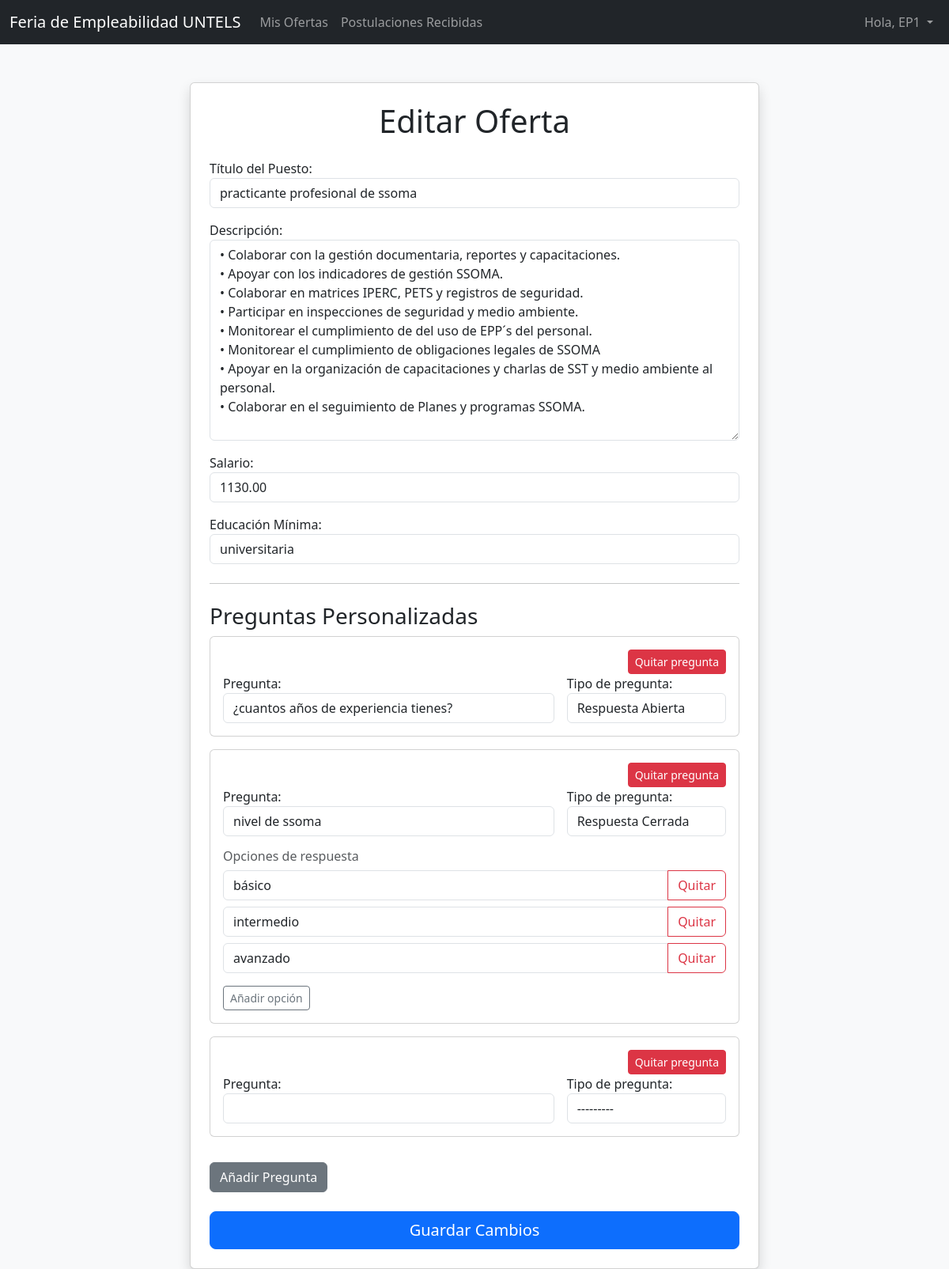
Page /jobs/edit/5/ (signed in) on the committed database.
### recruiter_app/models.py (models this page shows, shortened)
class CustomUser(AbstractUser):
    is_company = models.BooleanField(default=False)

class JobPosting(models.Model):
    recruiter = models.ForeignKey('recruiter_app.CustomUser', on_delete=models.CASCADE)
    title = models.CharField(max_length=200)
    description = models.TextField()
    salary = models.DecimalField(max_digits=10, decimal_places=2)
    min_education = models.CharField(max_length=100)
    created_at = models.DateTimeField(auto_now_add=True)

class QuestionOption(models.Model):
    question = models.ForeignKey(Question, on_delete=models.CASCADE, related_name='options')
    text = models.CharField(max_length=255)

### recruiter_app/views.py (the view)
# urls.py: path('jobs/edit/<int:job_id>/', views.edit_job_posting, name='edit_job_posting'),
@login_required
def edit_job_posting(request, job_id):
    job = get_object_or_404(JobPosting, id=job_id, recruiter=request.user)
    if request.method == 'POST':
        job_form = JobPostingForm(request.POST, instance=job)
        question_formset = QuestionFormSet(request.POST, prefix='questions', queryset=Question.objects.filter(job_posting=job))
        if job_form.is_valid() and question_formset.is_valid():
            job_form.save()
            for form_q in question_formset:
                if form_q.is_valid():
                    if form_q.cleaned_data.get('DELETE'):
                        if form_q.instance.pk: # Solo si ya existe en la BD
                            form_q.instance.delete()
                        continue # Pasa al siguiente formulario
                    if form_q.cleaned_data and form_q.has_changed():
                        question = form_q.save(commit=False)
                        question.job_posting = job
                        question.save() # <-- ¡PASO CLAVE! Guarda la pregunta para obtener un ID.
                        if question.question_type == 'closed':
                            options_text = request.POST.get(f'options_for_{form_q.prefix}', '')
                            question.options.all().delete()
                            if options_text:
                                for option_text in options_text.split('||'):
                                    if option_text.strip(): # Evita guardar opciones vacías
                                        QuestionOption.objects.create(question=question, text=option_text.strip())
            messages.success(request, 'La oferta se ha actualizado correctamente.')
            return redirect('list_jobs')
    else:
        job_form = JobPostingForm(instance=job)
        question_formset = QuestionFormSet(prefix='questions', queryset=job.questions.all())
    context = {
        'job_form': job_form,
        'question_formset': question_formset,
        'job': job
    }
    return render(request, 'recruiter_app/edit_job.html', context)

### recruiter_app/forms.py
class JobPostingForm(forms.ModelForm):
    class Meta:
        model = JobPosting
        fields = ['title', 'description', 'salary', 'min_education']
        labels = {
            'title': 'Título del Puesto',
            'description': 'Descripción',
            'salary': 'Salario',
            'min_education': 'Educación Mínima',
        }
        widgets = {
            'title': forms.TextInput(attrs={'class': 'form-control'}),
            'description': forms.Textarea(attrs={'class': 'form-control'}),
            'salary': forms.NumberInput(attrs={'class': 'form-control'}),
            'min_education': forms.TextInput(attrs={'class': 'form-control'}),
        }

### recruiter_app/templates/recruiter_app/edit_job.html (shortened to what this page needs)
{% extends 'base.html' %}
{% block content %}
<div class="container mt-5">
    <div class="row justify-content-center">
        <div class="col-md-8">
            <div class="card shadow p-4">
                <h1 class="card-title text-center mb-4">Editar Oferta</h1>
                <form method="post" enctype="multipart/form-data">
                    {{ job_form.as_p }}
                    <hr class="my-4">
                    <h3>Preguntas Personalizadas</h3>
                    <div id="questions-container">
                        {% for form_q in question_formset %}
                            <div class="card mb-3 p-3 question-form">
                                <div class="d-flex justify-content-end">
                                    <button type="button" class="btn btn-sm btn-danger remove-question">Quitar pregunta</button>
                                </div>
                                <div class="row g-3">
                                    <div class="col-md-8">
                                        {{ form_q.text.label_tag }}
                                        {{ form_q.text }}
                                    </div>
                                    <div class="col-md-4">
                                        {{ form_q.question_type.label_tag }}
                                        {{ form_q.question_type }}
                                    </div>
                                </div>
                                <div class="options-container mt-3" {% if form_q.question_type.value != 'closed' %}style="display:none;"{% endif %}>
                                    <h6 class="text-muted">Opciones de respuesta</h6>
                                    <div class="options-list">
                                        {% if form_q.instance.pk %}
                                            {% for option in form_q.instance.options.all %}
                                                <div class="input-group mb-2 option-input">
                                                    <input type="text" class="form-control" placeholder="Texto de la opción" value="{{ option.text }}" name="option_for_{{ form_q.prefix }}">
                                                    <button class="btn btn-outline-danger remove-option" type="button">Quitar</button>
                                                </div>
                                            {% endfor %}
                                        {% endif %}
                                    </div>
                                    <button type="button" class="btn btn-sm btn-outline-secondary add-option mt-2">Añadir opción</button>
                                </div>
                            </div>
                        {% endfor %}
                    </div>
                    <button type="button" id="add-question" class="btn btn-secondary mt-3">Añadir Pregunta</button>
                    <div class="d-grid mt-4">
                        <button type="submit" class="btn btn-primary btn-lg">Guardar Cambios</button>
                    </div>
                </form>
            </div>
        </div>
    </div>
</div>
{% endblock %}

### recruiter_app/templates/base.html (shortened to what this page needs)
<!doctype html>
<html lang="es">
<head>
    <link href="https://cdn.jsdelivr.net/npm/bootstrap@5.3.0/dist/css/bootstrap.min.css" rel="stylesheet">
</head>
<body>
    <nav class="navbar navbar-expand-lg navbar-dark bg-dark">
        <div class="container-fluid">
            {% if user.is_authenticated %}
                <a class="navbar-brand" href="{% url 'dashboard' %}">Feria de Empleabilidad UNTELS</a>
            {% else %}
                <a class="navbar-brand" href="{% url 'home' %}">Feria de Empleabilidad UNTELS</a>
            {% endif %}
            <div class="collapse navbar-collapse" id="navbarNav">
                <ul class="navbar-nav me-auto mb-2 mb-lg-0">
                    {% if user.is_authenticated %}
                        {% if user.is_company %}
                            <li class="nav-item">
                                <a class="nav-link" href="{% url 'list_jobs' %}">Mis Ofertas</a>
                            </li>
                            <li class="nav-item">
                                <a class="nav-link" href="{% url 'received_applications' %}">Postulaciones Recibidas</a>
                            </li>
                        {% endif %}
                    {% endif %}
                </ul>
                <ul class="navbar-nav">
                    {% if user.is_authenticated %}
                        <li class="nav-item dropdown">
                            <a class="nav-link dropdown-toggle" href="#" id="navbarDropdown" role="button" data-bs-toggle="dropdown" aria-expanded="false">
                                Hola, {{ user.username }}
                            </a>
                        </li>
                    {% endif %}
                </ul>
            </div>
        </div>
    </nav>
    <div class="container mt-4">
        {% block content %}
        {% endblock %}
    </div>
</body>
</html>

### recruiter_app/templates/base.html (style rules this page uses)
html, body { height: 100%; }
body { background-color: #f8f9fa; }

### rows in the picture
CustomUser: username "EP1"
JobPosting: title "practicante profesional de ssoma", description "• Colaborar con la gestión documentaria, reportes y capacitaciones. • Apoyar con los indicadores de gestión SSOMA. • Colaborar en matrices IPERC, PETS y registros de seguridad. • Participar en inspecciones de seguridad y medio ambiente. • Monitorear el cumplimiento de del uso de EPP´s del personal. • Monitorear el cumplimiento de obligaciones legales de SSOMA • Apoyar en la organización de capacitaciones y charlas de SST y medio ambiente al personal. • Colaborar en el seguimiento de Planes y programas SSOMA.", salary "1130.00", min_education "universitaria"
QuestionOption: text "básico"
QuestionOption: text "intermedio"
QuestionOption: text "avanzado"
